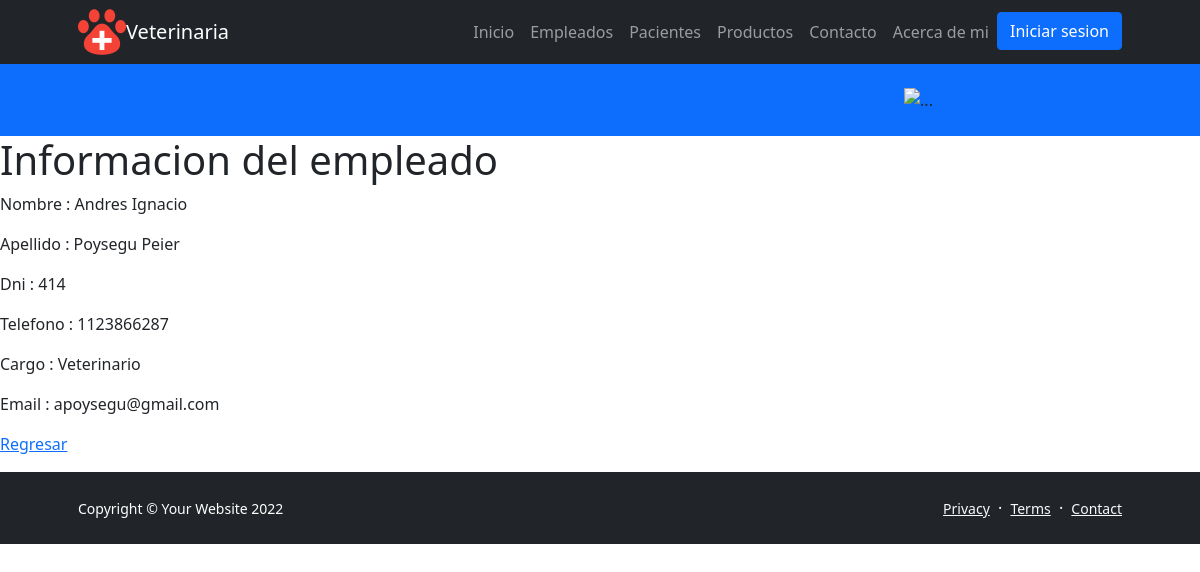
Screenshot of /empleados/414/ with the database file from the repository.
### veterinaria/models.py (models this page shows, shortened)
class Empleados(models.Model):
    nombre=models.CharField(max_length=50)
    apellido=models.CharField(max_length=50)
    dni = models.IntegerField(primary_key=True)
    telefono = models.IntegerField(null=True)
    cargo = models.CharField(max_length=50)
    email = models.EmailField(max_length=254,null=True)

### veterinaria/views.py (the view)
# urls.py: path('empleados/<pk>/' ,EmpleadosDetail.as_view(), name='empleados_detail'),
class EmpleadosDetail(DetailView, LoginRequiredMixin):
    model = Empleados
    template_name = 'veterinaria/empleados_funciones/empleado_detalle.html'
    context_object_name = 'empleado'

### veterinaria/templates/veterinaria/empleados_funciones/empleado_detalle.html (shortened to what this page needs)
<!DOCTYPE html>
{% extends 'veterinaria/padre.html' %}
{% block main_content %}
<html lang="en">
<head>
</head>
<body>
    <h1>Informacion del empleado</h1>
    <p>Nombre : {{empleado.nombre}}</p>
    <p>Apellido : {{empleado.apellido}}</p>
    <p>Dni : {{empleado.dni}}</p>
    <p>Telefono : {{empleado.telefono}}</p>
    <p>Cargo : {{empleado.cargo}}</p>
    <p>Email : {{empleado.email}}</p>
    <p>
        <a href="{% url 'empleados_list' %}">Regresar</a>
    </p>
</body>
</html>
{% endblock %}

### rows the page displays
Empleados: nombre "Andres Ignacio", apellido "Poysegu Peier", dni "414", telefono "1123866287", cargo "Veterinario", email "apoysegu@gmail.com"
